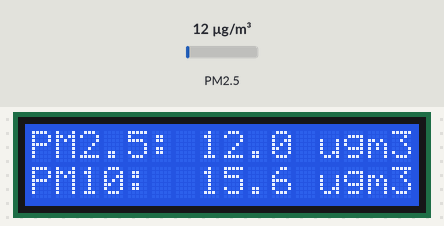
The sketch below on a simulated Arduino Uno, built with avr-gcc and run on an emulated ATmega328P. Shown: 16×2 character LCD. The inputs (shaded band) are chosen by the test bench; at power-on: PM2.5 12 µg/m³. What the sketch prints to the serial monitor is not drawn.

Above: at 2.3 s.
2.4 s: PM2.5 set to 6 µg/m³
At 4.6 s:
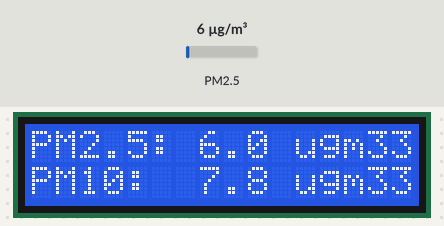
5.1 s: PM2.5 set to 75 µg/m³
At 6.1 s:
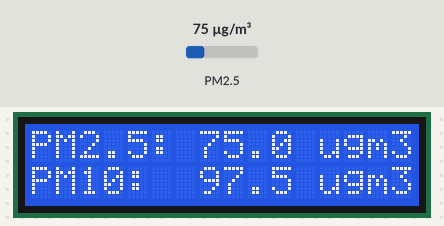
7.8 s: PM2.5 set to 150 µg/m³
At 10.4 s:
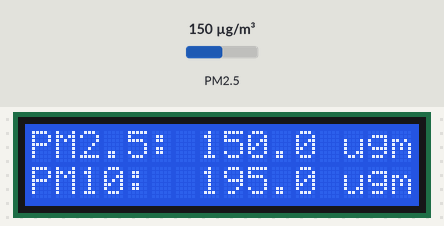
10.8 s: PM2.5 set to 6 µg/m³
At 11.8 s:
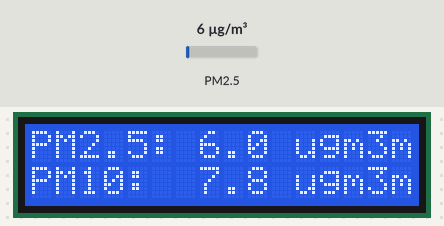
Timing chart, 0 to 13.8 s (numbered marks = the images above; inputs shaded):
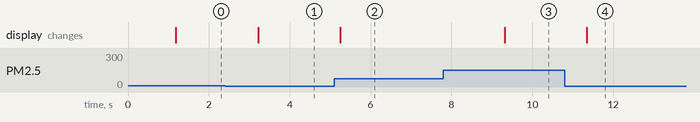

The sketch:

capteurPollution.ino
```cpp
//Aircarto

#include <Wire.h>
#include <LiquidCrystal_I2C.h>  //bibliothèque pour l'écran LCD
#include <SDS011.h>             //bibliothèque pour le capteur SDS011

LiquidCrystal_I2C lcd(0x27, 16, 2);

float p10, p25;
int error;

SDS011 my_sds;

void setup()
{
  Serial.begin(9600);
  my_sds.begin(10, 11);

  lcd.init();
  lcd.init();
  lcd.backlight();
  lcd.setCursor(0, 0);
  lcd.print("AirCarto.fr");     //Message d'intro ligne 1
  lcd.setCursor(0, 1);
  lcd.print("Atelier capteur"); //message d'intro ligne 2
  delay(1000);
}

void loop()
{
  error = my_sds.read(&p25, &p10);
  if (! error) {
    Serial.println("P2.5: " + String(p25));
    Serial.println("P10:  " + String(p10));
    lcd.setCursor(0, 0);
    lcd.print("PM2.5: " + String(p25, 1) + " ugm3");
    lcd.setCursor(0, 1);
    lcd.print("PM10:  " + String(p10, 1) + " ugm3");
  }
  delay(2000);
}
```

Measured:
- after the input at 2.4 s, the display: changes after 0.82 s (image 1)
- after the input at 5.1 s, the display: changes after 0.15 s (image 2)
- after the input at 7.8 s, the display: changes after 1.5 s (image 3)
- after the input at 10.8 s, the display: changes after 0.54 s (image 4)
